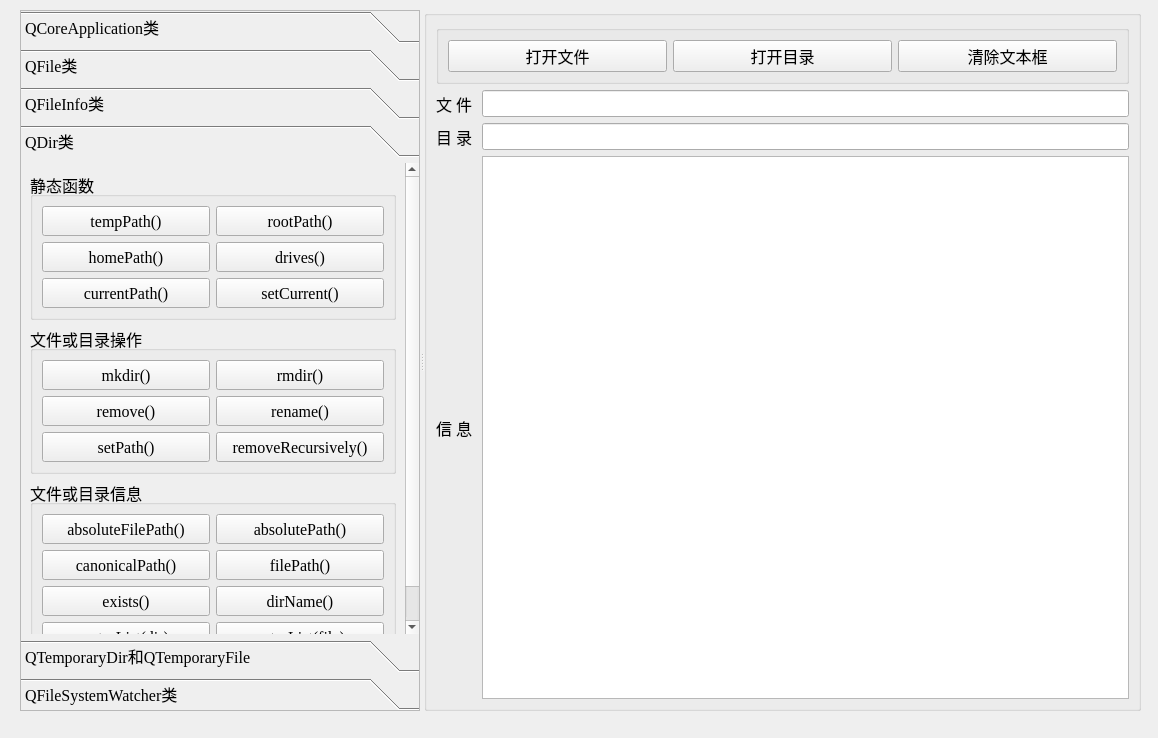
<?xml version="1.0" encoding="UTF-8"?>
<ui version="4.0">
 <class>TestFileDirOpera</class>
 <widget class="QDialog" name="TestFileDirOpera">
  <property name="geometry">
   <rect>
    <x>0</x>
    <y>0</y>
    <width>1158</width>
    <height>738</height>
   </rect>
  </property>
  <property name="font">
   <font>
    <family>Times New Roman</family>
    <pointsize>12</pointsize>
   </font>
  </property>
  <property name="windowTitle">
   <string>Dialog</string>
  </property>
  <widget class="QSplitter" name="splitter">
   <property name="geometry">
    <rect>
     <x>20</x>
     <y>10</y>
     <width>1121</width>
     <height>701</height>
    </rect>
   </property>
   <property name="orientation">
    <enum>Qt::Horizontal</enum>
   </property>
   <widget class="QToolBox" name="toolBox">
    <property name="maximumSize">
     <size>
      <width>400</width>
      <height>16777215</height>
     </size>
    </property>
    <property name="frameShape">
     <enum>QFrame::StyledPanel</enum>
    </property>
    <property name="currentIndex">
     <number>3</number>
    </property>
    <widget class="QWidget" name="pageApp">
     <property name="geometry">
      <rect>
       <x>0</x>
       <y>0</y>
       <width>398</width>
       <height>477</height>
      </rect>
     </property>
     <attribute name="icon">
      <iconset>
       <normaloff>:/images/images/802.bmp</normaloff>:/images/images/802.bmp</iconset>
     </attribute>
     <attribute name="label">
      <string>QCoreApplication类</string>
     </attribute>
     <layout class="QVBoxLayout" name="verticalLayout_3">
      <item>
       <widget class="QGroupBox" name="groupBox_8">
        <property name="title">
         <string/>
        </property>
        <layout class="QVBoxLayout" name="verticalLayout_2">
         <item>
          <widget class="QPushButton" name="pushButton">
           <property name="minimumSize">
            <size>
             <width>0</width>
             <height>30</height>
            </size>
           </property>
           <property name="toolTip">
            <string>Returns the directory that contains the application executable</string>
           </property>
           <property name="text">
            <string>applicationDirPath()</string>
           </property>
          </widget>
         </item>
         <item>
          <widget class="QPushButton" name="pushButton_2">
           <property name="minimumSize">
            <size>
             <width>0</width>
             <height>30</height>
            </size>
           </property>
           <property name="toolTip">
            <string>Returns the file path of the application executable</string>
           </property>
           <property name="text">
            <string>applicationFilePath()</string>
           </property>
          </widget>
         </item>
         <item>
          <widget class="QPushButton" name="pushButton_3">
           <property name="minimumSize">
            <size>
             <width>0</width>
             <height>30</height>
            </size>
           </property>
           <property name="toolTip">
            <string>This property holds the name of this application</string>
           </property>
           <property name="text">
            <string>applicationName()</string>
           </property>
          </widget>
         </item>
         <item>
          <widget class="QPushButton" name="pushButton_4">
           <property name="minimumSize">
            <size>
             <width>0</width>
             <height>30</height>
            </size>
           </property>
           <property name="toolTip">
            <string>Returns a list of paths that the application will search when dynamically loading libraries</string>
           </property>
           <property name="text">
            <string>libraryPaths()</string>
           </property>
          </widget>
         </item>
         <item>
          <widget class="QPushButton" name="pushButton_61">
           <property name="toolTip">
            <string>This property holds the name of the organization that wrote this application</string>
           </property>
           <property name="text">
            <string>organizationName()</string>
           </property>
          </widget>
         </item>
         <item>
          <widget class="QPushButton" name="pushButton_40">
           <property name="minimumSize">
            <size>
             <width>0</width>
             <height>30</height>
            </size>
           </property>
           <property name="toolTip">
            <string>Enters the main event loop and waits until exit() is called</string>
           </property>
           <property name="text">
            <string>exit() 退出应用程序</string>
           </property>
          </widget>
         </item>
        </layout>
       </widget>
      </item>
     </layout>
    </widget>
    <widget class="QWidget" name="pageFile">
     <property name="geometry">
      <rect>
       <x>0</x>
       <y>0</y>
       <width>398</width>
       <height>477</height>
      </rect>
     </property>
     <attribute name="icon">
      <iconset>
       <normaloff>:/images/images/804.bmp</normaloff>:/images/images/804.bmp</iconset>
     </attribute>
     <attribute name="label">
      <string>QFile类</string>
     </attribute>
     <layout class="QVBoxLayout" name="verticalLayout_8">
      <item>
       <widget class="QGroupBox" name="groupBox_10">
        <property name="title">
         <string>静态函数</string>
        </property>
        <layout class="QGridLayout" name="gridLayout_7">
         <item row="1" column="1">
          <widget class="QPushButton" name="pushButton_50">
           <property name="minimumSize">
            <size>
             <width>0</width>
             <height>30</height>
            </size>
           </property>
           <property name="toolTip">
            <string>Renames the file oldName to newName. </string>
           </property>
           <property name="text">
            <string>rename()</string>
           </property>
          </widget>
         </item>
         <item row="0" column="1">
          <widget class="QPushButton" name="pushButton_51">
           <property name="minimumSize">
            <size>
             <width>0</width>
             <height>30</height>
            </size>
           </property>
           <property name="toolTip">
            <string>Returns true if the file specified by fileName exists; otherwise returns false.</string>
           </property>
           <property name="text">
            <string>exists()</string>
           </property>
          </widget>
         </item>
         <item row="0" column="0">
          <widget class="QPushButton" name="pushButton_48">
           <property name="minimumSize">
            <size>
             <width>0</width>
             <height>30</height>
            </size>
           </property>
           <property name="toolTip">
            <string>Copies the file fileName to newName.</string>
           </property>
           <property name="text">
            <string>copy()</string>
           </property>
          </widget>
         </item>
         <item row="1" column="0">
          <widget class="QPushButton" name="pushButton_49">
           <property name="minimumSize">
            <size>
             <width>0</width>
             <height>30</height>
            </size>
           </property>
           <property name="toolTip">
            <string>Removes the file specified by the fileName given.</string>
           </property>
           <property name="text">
            <string>remove()</string>
           </property>
          </widget>
         </item>
        </layout>
        <zorder>pushButton_48</zorder>
        <zorder>pushButton_49</zorder>
        <zorder>pushButton_50</zorder>
        <zorder>pushButton_51</zorder>
       </widget>
      </item>
      <item>
       <widget class="QGroupBox" name="groupBox_9">
        <property name="title">
         <string>成员函数</string>
        </property>
        <layout class="QGridLayout" name="gridLayout_5">
         <item row="0" column="0">
          <widget class="QPushButton" name="pushButton_53">
           <property name="minimumSize">
            <size>
             <width>0</width>
             <height>30</height>
            </size>
           </property>
           <property name="toolTip">
            <string>Copies the file currently specified by fileName() to a file called newName</string>
           </property>
           <property name="text">
            <string>copy()</string>
           </property>
          </widget>
         </item>
         <item row="0" column="1">
          <widget class="QPushButton" name="pushButton_54">
           <property name="minimumSize">
            <size>
             <width>0</width>
             <height>30</height>
            </size>
           </property>
           <property name="toolTip">
            <string>Returns true if the file specified by fileName() exists; otherwise returns false.</string>
           </property>
           <property name="text">
            <string>exists()</string>
           </property>
          </widget>
         </item>
         <item row="2" column="0">
          <widget class="QPushButton" name="pushButton_55">
           <property name="minimumSize">
            <size>
             <width>0</width>
             <height>30</height>
            </size>
           </property>
           <property name="toolTip">
            <string>Removes the file specified by fileName(). Returns true if successful; otherwise returns false.</string>
           </property>
           <property name="text">
            <string>remove()</string>
           </property>
          </widget>
         </item>
         <item row="2" column="1">
          <widget class="QPushButton" name="pushButton_56">
           <property name="minimumSize">
            <size>
             <width>0</width>
             <height>30</height>
            </size>
           </property>
           <property name="toolTip">
            <string>Renames the file currently specified by fileName() to newName. Returns true if successful; otherwise returns false.</string>
           </property>
           <property name="text">
            <string>rename()</string>
           </property>
          </widget>
         </item>
        </layout>
       </widget>
      </item>
     </layout>
    </widget>
    <widget class="QWidget" name="pageFileInfo">
     <property name="geometry">
      <rect>
       <x>0</x>
       <y>0</y>
       <width>398</width>
       <height>477</height>
      </rect>
     </property>
     <attribute name="icon">
      <iconset>
       <normaloff>:/images/images/135.JPG</normaloff>:/images/images/135.JPG</iconset>
     </attribute>
     <attribute name="label">
      <string>QFileInfo类</string>
     </attribute>
     <layout class="QVBoxLayout" name="verticalLayout_5">
      <property name="spacing">
       <number>3</number>
      </property>
      <property name="leftMargin">
       <number>3</number>
      </property>
      <property name="topMargin">
       <number>3</number>
      </property>
      <property name="rightMargin">
       <number>3</number>
      </property>
      <property name="bottomMargin">
       <number>3</number>
      </property>
      <item>
       <widget class="QGroupBox" name="groupBox_6">
        <property name="title">
         <string>文件信息</string>
        </property>
        <layout class="QGridLayout" name="gridLayout_4">
         <property name="leftMargin">
          <number>3</number>
         </property>
         <property name="topMargin">
          <number>3</number>
         </property>
         <property name="rightMargin">
          <number>3</number>
         </property>
         <property name="bottomMargin">
          <number>3</number>
         </property>
         <property name="spacing">
          <number>3</number>
         </property>
         <item row="3" column="0">
          <widget class="QPushButton" name="pushButton_30">
           <property name="minimumSize">
            <size>
             <width>0</width>
             <height>30</height>
            </size>
           </property>
           <property name="toolTip">
            <string>The base name consists of all characters in the file up to (but not including) the first '.' character</string>
           </property>
           <property name="text">
            <string>baseName()</string>
           </property>
          </widget>
         </item>
         <item row="0" column="1">
          <widget class="QPushButton" name="pushButton_29">
           <property name="minimumSize">
            <size>
             <width>0</width>
             <height>30</height>
            </size>
           </property>
           <property name="toolTip">
            <string>Returns a file's path absolute path. This doesn't include the file name</string>
           </property>
           <property name="text">
            <string>absolutePath() </string>
           </property>
          </widget>
         </item>
         <item row="0" column="0">
          <widget class="QPushButton" name="pushButton_28">
           <property name="minimumSize">
            <size>
             <width>0</width>
             <height>30</height>
            </size>
           </property>
           <property name="toolTip">
            <string>Returns an absolute path including the file name</string>
           </property>
           <property name="text">
            <string>absoluteFilePath()</string>
           </property>
          </widget>
         </item>
         <item row="3" column="1">
          <widget class="QPushButton" name="pushButton_31">
           <property name="minimumSize">
            <size>
             <width>0</width>
             <height>30</height>
            </size>
           </property>
           <property name="toolTip">
            <string>The complete base name consists of all characters in the file up to (but not including) the last '.' character</string>
           </property>
           <property name="text">
            <string>completeBaseName()</string>
           </property>
          </widget>
         </item>
         <item row="6" column="0">
          <widget class="QPushButton" name="pushButton_42">
           <property name="minimumSize">
            <size>
             <width>0</width>
             <height>30</height>
            </size>
           </property>
           <property name="toolTip">
            <string>Returns true if this object points to a directory or to a symbolic link to a directory; otherwise returns false</string>
           </property>
           <property name="text">
            <string>isDir()</string>
           </property>
          </widget>
         </item>
         <item row="6" column="1">
          <widget class="QPushButton" name="pushButton_43">
           <property name="minimumSize">
            <size>
             <width>0</width>
             <height>30</height>
            </size>
           </property>
           <property name="toolTip">
            <string>Returns true if this object points to a file or to a symbolic link to a file</string>
           </property>
           <property name="text">
            <string>isFile()</string>
           </property>
          </widget>
         </item>
         <item row="7" column="0">
          <widget class="QPushButton" name="pushButton_35">
           <property name="minimumSize">
            <size>
             <width>0</width>
             <height>30</height>
            </size>
           </property>
           <property name="toolTip">
            <string>Returns true if the file is executable; otherwise returns false.</string>
           </property>
           <property name="text">
            <string>isExecutable()</string>
           </property>
          </widget>
         </item>
         <item row="8" column="0">
          <widget class="QPushButton" name="pushButton_36">
           <property name="minimumSize">
            <size>
             <width>0</width>
             <height>30</height>
            </size>
           </property>
           <property name="toolTip">
            <string>Returns the date and time when the file was last modified.</string>
           </property>
           <property name="text">
            <string>lastModified()</string>
           </property>
          </widget>
         </item>
         <item row="8" column="1">
          <widget class="QPushButton" name="pushButton_44">
           <property name="minimumSize">
            <size>
             <width>0</width>
             <height>30</height>
            </size>
           </property>
           <property name="toolTip">
            <string>Returns the date and time when the file was last read (accessed).</string>
           </property>
           <property name="text">
            <string>lastRead()</string>
           </property>
          </widget>
         </item>
         <item row="1" column="0">
          <widget class="QPushButton" name="pushButton_33">
           <property name="minimumSize">
            <size>
             <width>0</width>
             <height>30</height>
            </size>
           </property>
           <property name="toolTip">
            <string>Returns the name of the file, excluding the path.</string>
           </property>
           <property name="text">
            <string>fileName()</string>
           </property>
          </widget>
         </item>
         <item row="10" column="1">
          <widget class="QPushButton" name="pushButton_27">
           <property name="minimumSize">
            <size>
             <width>0</width>
             <height>30</height>
            </size>
           </property>
           <property name="toolTip">
            <string>Returns true if the file exists; otherwise returns false</string>
           </property>
           <property name="text">
            <string>exists()</string>
           </property>
          </widget>
         </item>
         <item row="4" column="0">
          <widget class="QPushButton" name="pushButton_39">
           <property name="minimumSize">
            <size>
             <width>0</width>
             <height>30</height>
            </size>
           </property>
           <property name="toolTip">
            <string>The suffix consists of all characters in the file after (but not including) the last '.'</string>
           </property>
           <property name="text">
            <string>suffix()</string>
           </property>
          </widget>
         </item>
         <item row="10" column="0">
          <widget class="QPushButton" name="pushButton_59">
           <property name="minimumSize">
            <size>
             <width>0</width>
             <height>30</height>
            </size>
           </property>
           <property name="toolTip">
            <string>Returns true if the file exists; otherwise returns false</string>
           </property>
           <property name="text">
            <string>静态函数exists()</string>
           </property>
          </widget>
         </item>
         <item row="4" column="1">
          <widget class="QPushButton" name="pushButton_32">
           <property name="minimumSize">
            <size>
             <width>0</width>
             <height>30</height>
            </size>
           </property>
           <property name="toolTip">
            <string>The complete suffix consists of all characters in the file after (but not including) the first '.'</string>
           </property>
           <property name="text">
            <string>completeSuffix()</string>
           </property>
          </widget>
         </item>
         <item row="1" column="1">
          <widget class="QPushButton" name="pushButton_34">
           <property name="minimumSize">
            <size>
             <width>0</width>
             <height>30</height>
            </size>
           </property>
           <property name="toolTip">
            <string>Returns the file name, including the path (which may be absolute or relative).</string>
           </property>
           <property name="text">
            <string>filePath()</string>
           </property>
          </widget>
         </item>
         <item row="2" column="1">
          <widget class="QPushButton" name="pushButton_37">
           <property name="minimumSize">
            <size>
             <width>0</width>
             <height>30</height>
            </size>
           </property>
           <property name="toolTip">
            <string>Returns the file's path. This doesn't include the file name.</string>
           </property>
           <property name="text">
            <string>path()</string>
           </property>
          </widget>
         </item>
         <item row="2" column="0">
          <widget class="QPushButton" name="pushButton_38">
           <property name="minimumSize">
            <size>
             <width>0</width>
             <height>30</height>
            </size>
           </property>
           <property name="toolTip">
            <string>Returns the file size in bytes.</string>
           </property>
           <property name="text">
            <string>size()</string>
           </property>
          </widget>
         </item>
         <item row="7" column="1">
          <widget class="QPushButton" name="pushButton_58">
           <property name="minimumSize">
            <size>
             <width>0</width>
             <height>30</height>
            </size>
           </property>
           <property name="toolTip">
            <string>Returns the date and time when the file was created.</string>
           </property>
           <property name="text">
            <string>created()</string>
           </property>
          </widget>
         </item>
        </layout>
       </widget>
      </item>
     </layout>
    </widget>
    <widget class="QWidget" name="pageDir">
     <property name="geometry">
      <rect>
       <x>0</x>
       <y>-42</y>
       <width>381</width>
       <height>519</height>
      </rect>
     </property>
     <attribute name="icon">
      <iconset>
       <normaloff>:/images/images/007.GIF</normaloff>:/images/images/007.GIF</iconset>
     </attribute>
     <attribute name="label">
      <string>QDir类</string>
     </attribute>
     <layout class="QVBoxLayout" name="verticalLayout_4">
      <item>
       <widget class="QGroupBox" name="groupBox">
        <property name="title">
         <string>静态函数</string>
        </property>
        <layout class="QGridLayout" name="gridLayout_3">
         <item row="1" column="0">
          <widget class="QPushButton" name="pushButton_8">
           <property name="minimumSize">
            <size>
             <width>0</width>
             <height>30</height>
            </size>
           </property>
           <property name="toolTip">
            <string>Returns the absolute path of the user's home directory</string>
           </property>
           <property name="text">
            <string>homePath()</string>
           </property>
          </widget>
         </item>
         <item row="0" column="0">
          <widget class="QPushButton" name="pushButton_10">
           <property name="minimumSize">
            <size>
             <width>0</width>
             <height>30</height>
            </size>
           </property>
           <property name="toolTip">
            <string>Returns the absolute path of the system's temporary directory</string>
           </property>
           <property name="text">
            <string>tempPath()</string>
           </property>
          </widget>
         </item>
         <item row="0" column="1">
          <widget class="QPushButton" name="pushButton_9">
           <property name="minimumSize">
            <size>
             <width>0</width>
             <height>30</height>
            </size>
           </property>
           <property name="toolTip">
            <string>Returns the absolute path of the root directory</string>
           </property>
           <property name="text">
            <string>rootPath()</string>
           </property>
          </widget>
         </item>
         <item row="1" column="1">
          <widget class="QPushButton" name="pushButton_7">
           <property name="minimumSize">
            <size>
             <width>0</width>
             <height>30</height>
            </size>
           </property>
           <property name="toolTip">
            <string>Returns a list of the root directories on this system</string>
           </property>
           <property name="text">
            <string>drives()</string>
           </property>
          </widget>
         </item>
         <item row="2" column="0">
          <widget class="QPushButton" name="pushButton_6">
           <property name="minimumSize">
            <size>
             <width>0</width>
             <height>30</height>
            </size>
           </property>
           <property name="toolTip">
            <string>Returns the absolute path of the application's current directory</string>
           </property>
           <property name="text">
            <string>currentPath()</string>
           </property>
          </widget>
         </item>
         <item row="2" column="1">
          <widget class="QPushButton" name="pushButton_60">
           <property name="minimumSize">
            <size>
             <width>0</width>
             <height>30</height>
            </size>
           </property>
           <property name="toolTip">
            <string>Sets the application's current working directory to path</string>
           </property>
           <property name="text">
            <string>setCurrent()</string>
           </property>
          </widget>
         </item>
        </layout>
       </widget>
      </item>
      <item>
       <widget class="QGroupBox" name="groupBox_4">
        <property name="title">
         <string>文件或目录操作</string>
        </property>
        <layout class="QGridLayout" name="gridLayout_2">
         <item row="0" column="0">
          <widget class="QPushButton" name="pushButton_20">
           <property name="minimumSize">
            <size>
             <width>0</width>
             <height>30</height>
            </size>
           </property>
           <property name="toolTip">
            <string>Creates a sub-directory called dirName.</string>
           </property>
           <property name="text">
            <string>mkdir()</string>
           </property>
          </widget>
         </item>
         <item row="2" column="0">
          <widget class="QPushButton" name="pushButton_22">
           <property name="minimumSize">
            <size>
             <width>0</width>
             <height>30</height>
            </size>
           </property>
           <property name="toolTip">
            <string>Removes the file, fileName.</string>
           </property>
           <property name="text">
            <string>remove()</string>
           </property>
          </widget>
         </item>
         <item row="2" column="1">
          <widget class="QPushButton" name="pushButton_23">
           <property name="minimumSize">
            <size>
             <width>0</width>
             <height>30</height>
            </size>
           </property>
           <property name="toolTip">
            <string>Renames a file or directory from oldName to newName</string>
           </property>
           <property name="text">
            <string>rename()</string>
           </property>
          </widget>
         </item>
         <item row="3" column="0">
          <widget class="QPushButton" name="pushButton_26">
           <property name="minimumSize">
            <size>
             <width>0</width>
             <height>30</height>
            </size>
           </property>
           <property name="toolTip">
            <string>Sets the path of the directory to path</string>
           </property>
           <property name="text">
            <string>setPath()</string>
           </property>
          </widget>
         </item>
         <item row="0" column="1">
          <widget class="QPushButton" name="pushButton_24">
           <property name="minimumSize">
            <size>
             <width>0</width>
             <height>30</height>
            </size>
           </property>
           <property name="toolTip">
            <string>Removes the directory specified by dirName.</string>
           </property>
           <property name="text">
            <string>rmdir()</string>
           </property>
          </widget>
         </item>
         <item row="3" column="1">
          <widget class="QPushButton" name="pushButton_12">
           <property name="minimumSize">
            <size>
             <width>0</width>
             <height>30</height>
            </size>
           </property>
           <property name="toolTip">
            <string>Removes the directory, including all its contents.</string>
           </property>
           <property name="text">
            <string>removeRecursively()</string>
           </property>
          </widget>
         </item>
        </layout>
       </widget>
      </item>
      <item>
       <widget class="QGroupBox" name="groupBox_3">
        <property name="title">
         <string>文件或目录信息</string>
        </property>
        <layout class="QGridLayout" name="gridLayout">
         <item row="0" column="1">
          <widget class="QPushButton" name="pushButton_14">
           <property name="minimumSize">
            <size>
             <width>0</width>
             <height>30</height>
            </size>
           </property>
           <property name="toolTip">
            <string>Returns the absolute path (a path that starts with &quot;/&quot; or with a drive specification)</string>
           </property>
           <property name="text">
            <string>absolutePath()</string>
           </property>
          </widget>
         </item>
         <item row="1" column="0">
          <widget class="QPushButton" name="pushButton_15">
           <property name="minimumSize">
            <size>
             <width>0</width>
             <height>30</height>
            </size>
           </property>
           <property name="toolTip">
            <string>Returns the canonical path, i.e. a path without symbolic links or redundant &quot;.&quot; or &quot;..&quot; elements.</string>
           </property>
           <property name="text">
            <string>canonicalPath()</string>
           </property>
          </widget>
         </item>
         <item row="1" column="1">
          <widget class="QPushButton" name="pushButton_19">
           <property name="minimumSize">
            <size>
             <width>0</width>
             <height>30</height>
            </size>
           </property>
           <property name="toolTip">
            <string>Returns the path name of a file in the directory</string>
           </property>
           <property name="text">
            <string>filePath()</string>
           </property>
          </widget>
         </item>
         <item row="2" column="1">
          <widget class="QPushButton" name="pushButton_16">
           <property name="minimumSize">
            <size>
             <width>0</width>
             <height>30</height>
            </size>
           </property>
           <property name="toolTip">
            <string>Returns the name of the directory</string>
           </property>
           <property name="text">
            <string>dirName()</string>
           </property>
          </widget>
         </item>
         <item row="2" column="0">
          <widget class="QPushButton" name="pushButton_18">
           <property name="minimumSize">
            <size>
             <width>0</width>
             <height>30</height>
            </size>
           </property>
           <property name="toolTip">
            <string>Returns true if the directory exists</string>
           </property>
           <property name="text">
            <string>exists()</string>
           </property>
          </widget>
         </item>
         <item row="0" column="0">
          <widget class="QPushButton" name="pushButton_13">
           <property name="minimumSize">
            <size>
             <width>0</width>
             <height>30</height>
            </size>
           </property>
           <property name="toolTip">
            <string>Returns the absolute path name of a file in the directory</string>
           </property>
           <property name="text">
            <string>absoluteFilePath()</string>
           </property>
          </widget>
         </item>
         <item row="3" column="1">
          <widget class="QPushButton" name="pushButton_17">
           <property name="minimumSize">
            <size>
             <width>0</width>
             <height>30</height>
            </size>
           </property>
           <property name="toolTip">
            <string>Returns a list of the names of all the files and directories in the directory</string>
           </property>
           <property name="text">
            <string>entryList(file)</string>
           </property>
          </widget>
         </item>
         <item row="3" column="0">
          <widget class="QPushButton" name="pushButton_11">
           <property name="minimumSize">
            <size>
             <width>0</width>
             <height>30</height>
            </size>
           </property>
           <property name="toolTip">
            <string>Returns a list of the names of all the files and directories in the directory</string>
           </property>
           <property name="text">
            <string>entryList(dir)</string>
           </property>
          </widget>
         </item>
        </layout>
       </widget>
      </item>
     </layout>
    </widget>
    <widget class="QWidget" name="pageTemp">
     <property name="geometry">
      <rect>
       <x>0</x>
       <y>0</y>
       <width>398</width>
       <height>477</height>
      </rect>
     </property>
     <attribute name="icon">
      <iconset>
       <normaloff>:/images/images/806.bmp</normaloff>:/images/images/806.bmp</iconset>
     </attribute>
     <attribute name="label">
      <string>QTemporaryDir和QTemporaryFile</string>
     </attribute>
     <layout class="QHBoxLayout" name="horizontalLayout_2">
      <item>
       <widget class="QGroupBox" name="groupBox_5">
        <property name="title">
         <string/>
        </property>
        <layout class="QVBoxLayout" name="verticalLayout_7">
         <item>
          <widget class="QPushButton" name="pushButton_21">
           <property name="minimumSize">
            <size>
             <width>0</width>
             <height>30</height>
            </size>
           </property>
           <property name="toolTip">
            <string>Constructs a QTemporaryDir using as template the application name </string>
           </property>
           <property name="text">
            <string>新建临时文件夹</string>
           </property>
          </widget>
         </item>
         <item>
          <widget class="QPushButton" name="pushButton_25">
           <property name="minimumSize">
            <size>
             <width>0</width>
             <height>30</height>
            </size>
           </property>
           <property name="toolTip">
            <string>QTemporaryFile is used to create unique temporary files safely</string>
           </property>
           <property name="text">
            <string>新建临时文件</string>
           </property>
          </widget>
         </item>
        </layout>
       </widget>
      </item>
     </layout>
    </widget>
    <widget class="QWidget" name="pageWatcher">
     <property name="geometry">
      <rect>
       <x>0</x>
       <y>0</y>
       <width>398</width>
       <height>477</height>
      </rect>
     </property>
     <attribute name="icon">
      <iconset>
       <normaloff>:/images/images/714.bmp</normaloff>:/images/images/714.bmp</iconset>
     </attribute>
     <attribute name="label">
      <string>QFileSystemWatcher类</string>
     </attribute>
     <layout class="QVBoxLayout" name="verticalLayout_9">
      <item>
       <widget class="QGroupBox" name="groupBox_11">
        <property name="title">
         <string/>
        </property>
        <layout class="QVBoxLayout" name="verticalLayout_6">
         <item>
          <widget class="QPushButton" name="pushButton_46">
           <property name="minimumSize">
            <size>
             <width>0</width>
             <height>30</height>
            </size>
           </property>
           <property name="toolTip">
            <string>Adds path to the file system watcher if path exists.</string>
           </property>
           <property name="text">
            <string>addPath()开始监听</string>
           </property>
          </widget>
         </item>
         <item>
          <widget class="QPushButton" name="pushButton_47">
           <property name="minimumSize">
            <size>
             <width>0</width>
             <height>30</height>
            </size>
           </property>
           <property name="toolTip">
            <string>Removes the specified path from the file system watcher.</string>
           </property>
           <property name="text">
            <string>removePath()停止监听</string>
           </property>
          </widget>
         </item>
         <item>
          <widget class="QPushButton" name="pushButton_52">
           <property name="minimumSize">
            <size>
             <width>0</width>
             <height>30</height>
            </size>
           </property>
           <property name="toolTip">
            <string>Returns a list of paths to directories that are being watched.</string>
           </property>
           <property name="text">
            <string>directories()</string>
           </property>
          </widget>
         </item>
         <item>
          <widget class="QPushButton" name="pushButton_57">
           <property name="minimumSize">
            <size>
             <width>0</width>
             <height>30</height>
            </size>
           </property>
           <property name="toolTip">
            <string>Returns a list of paths to files that are being watched.</string>
           </property>
           <property name="text">
            <string>files()</string>
           </property>
          </widget>
         </item>
        </layout>
       </widget>
      </item>
     </layout>
    </widget>
   </widget>
   <widget class="QGroupBox" name="groupBox_2">
    <property name="title">
     <string/>
    </property>
    <property name="flat">
     <bool>false</bool>
    </property>
    <layout class="QVBoxLayout" name="verticalLayout">
     <item>
      <widget class="QGroupBox" name="groupBox_7">
       <property name="title">
        <string/>
       </property>
       <layout class="QHBoxLayout" name="horizontalLayout">
        <item>
         <widget class="QPushButton" name="pushButton_41">
          <property name="minimumSize">
           <size>
            <width>0</width>
            <height>30</height>
           </size>
          </property>
          <property name="text">
           <string>打开文件</string>
          </property>
          <property name="icon">
           <iconset>
            <normaloff>:/images/images/007.GIF</normaloff>:/images/images/007.GIF</iconset>
          </property>
         </widget>
        </item>
        <item>
         <widget class="QPushButton" name="pushButton_45">
          <property name="minimumSize">
           <size>
            <width>0</width>
            <height>30</height>
           </size>
          </property>
          <property name="text">
           <string>打开目录</string>
          </property>
          <property name="icon">
           <iconset>
            <normaloff>:/images/images/122.bmp</normaloff>:/images/images/122.bmp</iconset>
          </property>
         </widget>
        </item>
        <item>
         <widget class="QPushButton" name="pushButton_5">
          <property name="minimumSize">
           <size>
            <width>0</width>
            <height>30</height>
           </size>
          </property>
          <property name="text">
           <string>清除文本框</string>
          </property>
          <property name="icon">
           <iconset>
            <normaloff>:/images/images/212.bmp</normaloff>:/images/images/212.bmp</iconset>
          </property>
         </widget>
        </item>
       </layout>
      </widget>
     </item>
     <item>
      <layout class="QGridLayout" name="gridLayout_6">
       <item row="0" column="0">
        <widget class="QLabel" name="label">
         <property name="text">
          <string>文 件 </string>
         </property>
        </widget>
       </item>
       <item row="0" column="1">
        <widget class="QLineEdit" name="editFile">
         <property name="clearButtonEnabled">
          <bool>true</bool>
         </property>
        </widget>
       </item>
       <item row="1" column="0">
        <widget class="QLabel" name="label_2">
         <property name="text">
          <string>目 录 </string>
         </property>
        </widget>
       </item>
       <item row="1" column="1">
        <widget class="QLineEdit" name="editDir">
         <property name="clearButtonEnabled">
          <bool>true</bool>
         </property>
        </widget>
       </item>
       <item row="2" column="0">
        <widget class="QLabel" name="label_3">
         <property name="text">
          <string>信 息 </string>
         </property>
        </widget>
       </item>
       <item row="2" column="1">
        <widget class="QPlainTextEdit" name="plainTextEdit">
         <property name="font">
          <font>
           <family>Times New Roman</family>
           <pointsize>12</pointsize>
          </font>
         </property>
         <property name="lineWrapMode">
          <enum>QPlainTextEdit::WidgetWidth</enum>
         </property>
        </widget>
       </item>
      </layout>
     </item>
    </layout>
   </widget>
  </widget>
 </widget>
 <resources/>
 <connections/>
</ui>
